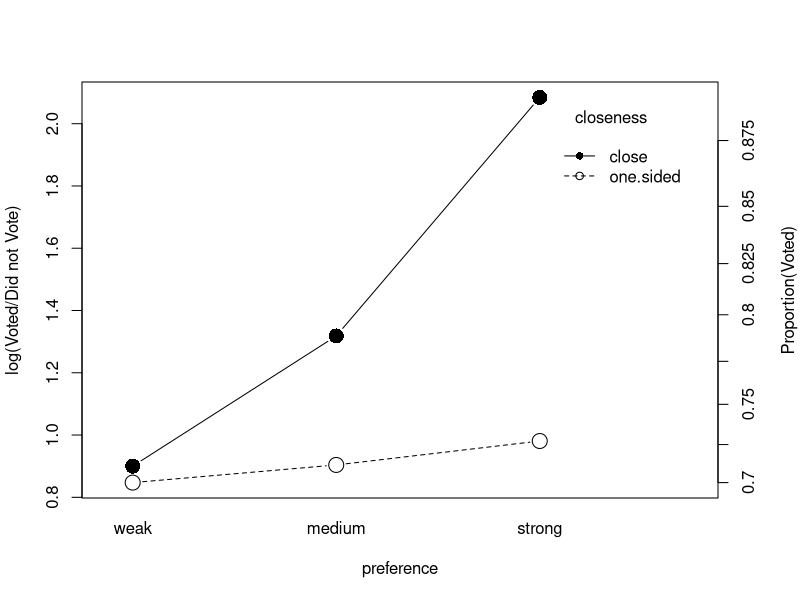

The R script that drew this image:
# In this tutorial we are going to examine "classical" statistical 
# significance tests for glm().
# We are going to analyze the significance in the first example in the book.

# Get rid of stars, set seed and load library
options(show.signif.stars=FALSE)
set.seed(100) # to reproduce results in the text
library(car)

# The example uses data on married womens work force participation

# Let's lookd at the data. lfp is the binary variable. k5 is the number of children < 5 and k618 childre 6 to 18. wc wife college, lwg log of wife wage

some(Mroz)  # sample 10 rows

# What is the sample size?
nrow(Mroz)

# We are now fitting the generalized linear model.  The logit link is the default link function
mroz.mod <- glm(lfp ~ k5 + k618 + age + wc + hc + lwg + inc,
   family=binomial(link=logit), data=Mroz)
summary(mroz.mod)


# We are now going to compare two models - with and without the participation of children
mroz.mod.2 <- update(mroz.mod, . ~ . - k5 - k618)
anova(mroz.mod.2, mroz.mod, test="Chisq")

# The Anova command in car performs a type II test
Anova(mroz.mod)



# Exercise 1. Calculate the Residual deviance for the full mroz model (similar to R2 error). Note that the log likelyhood of the saturated model is equal to zero.  In my solution, I used: the datayes variable, a for loop to add the contribution of each entry and a if statement to look at yes vs no. 

# I will use LS: log likelihood for saturated model
#            LM: log likelihood for model
#            L0: log likelihood for zeroth order model

# Saturated Log likelihood is zero
LS <- 0

n <- length(mroz.mod$model$lfp)
datayes <- mroz.mod$model$lfp == 'yes'
LM <- 0
for (i in 1:n) {
	if (datayes[i]) {
		LM <- LM + log(mroz.mod$fitted.values[i])
	}
	else {
		LM <- LM + log(1-mroz.mod$fitted.values[i])	}	
}
# More directly: LM  <- sum(log(mroz.mod$fitted.values[datayes]))+sum(log(1-mroz.mod$fitted.values[!datayes]))

(mroz.deviance <- 2*(LS-LM))

# Exercise 2. Now calculate the Null deviance.  The null deviance is the deviance obtained from the mean response. (similar to SS total). Compare your values to those obtained in the summary.

pavg <- sum(datayes)/n

L0 <- 0
for (i in 1:n) {
	if (datayes[i]) {
		L0 <- L0 + log(pavg)
	}
	else {
		L0 <- L0 + log(1-pavg)	}	
}

(mroz.deviance.null <- 2*(LS-L0))

# Exercise 3. Now calculate the change in deviance of a full model, with and without age.  Obtain a p value from the chisquare  distribution. Perform the Type II test to check your result (you can do this both with the anova and the Anova function - do it both ways so that you understand it well).

# First I get a new model
mroz.mod.3 <- update(mroz.mod, . ~ . - age)

# Then I calculate the deviance for this model
LM <- 0
for (i in 1:n) {
	if (datayes[i]) {
		LM <- LM + log(mroz.mod.3$fitted.values[i])
	}
	else {
		LM <- LM + log(1-mroz.mod.3$fitted.values[i])	}	
}
(mroz.3.deviance <- 2*(LS-LM))

# Now the difference in deviances:
(diff.deviance <- mroz.3.deviance - mroz.deviance)
(pval <- pchisq(diff.deviance, df=1, lower.tail=FALSE))

anova(mroz.mod.3, mroz.mod, test="Chisq")
Anova(mroz.mod)

# Exercise 4.  Comparing Deviance to sum of square Errors

# linear models can also be called using glm.  The two following models are equivalent, but give different summaries:

prestige.mod.lm <- lm(prestige ~ education + log2(income), data=Prestige)
summary(prestige.mod.lm)

prestige.mod.glm <- glm(prestige ~ education + log2(income), data=Prestige)
summary(prestige.mod.glm)

# Compare the deviance in the glm model to the sum of square errors from the lm model?  Is the residual Deviance given by R unitless (normalized) or does it have units?

(sserror <- sum(prestige.mod.lm$residual^2))

# This ss errors is equal to the residual deviance in the model.  
# R uses a definition of deviance that has units - sometimes called scaled deviance 

# This deviance is only equal to the difference in log likelihoods for distributions where the dispersion parameter is one. 
# To get a unit-less deviance (defined as the difference in log likelihoods), you would have to divide by the dispersion parameter - here the estimate of the error (the variance)
# For that purpose you need an F test.

closeness  <- factor(rep(c('one.sided','close'), c(3,3)), levels=c('one.sided','close'))
preference  <- factor(rep(c('weak', 'medium', 'strong'), 2), levels=c('weak', 'medium', 'strong'))
voted  <- c(91, 121, 64, 214, 284, 201)
did.not.vote  <- c(39, 49, 24, 87, 76, 25)
logit.turnout  <- log(voted/did.not.vote)
Campbell  <- data.frame(closeness, preference, voted, did.not.vote, logit=logit.turnout)

oldpar  <- par(mar=c(5.1, 4.1, 4.1, 4.1))
with(Campbell,
  interaction.plot(preference, closeness, logit,
    type='b', pch=c(1,16), cex=2,
    ylab='log(Voted/Did not Vote)'))
probabilityAxis(side="right", at=seq(0.7, 0.875, by=0.025),
  axis.title="Proportion(Voted)")
par(oldpar)

campbell.mod  <- glm(cbind(voted, did.not.vote) ~ closeness*preference, family=binomial, data=Campbell)
summary(campbell.mod)

campbell.mod2  <- glm(cbind(voted, did.not.vote) ~ closeness + preference, family=binomial, data=Campbell)
summary(campbell.mod2)

anova(campbell.mod2, campbell.mod, test='Chisq')
